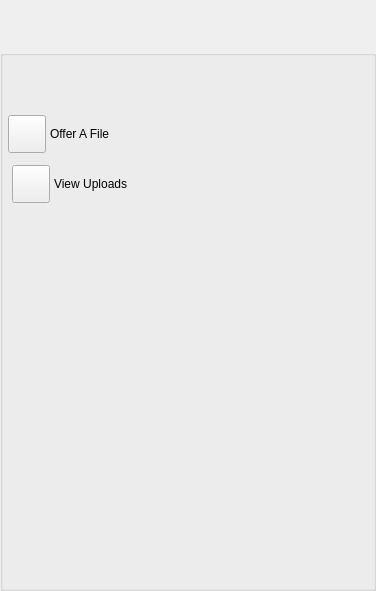
<?xml version="1.0" encoding="UTF-8"?>
<ui version="4.0">
 <class>AppletPeerReplyFileOfferUi</class>
 <widget class="QWidget" name="AppletPeerReplyFileOfferUi">
  <property name="geometry">
   <rect>
    <x>0</x>
    <y>0</y>
    <width>376</width>
    <height>591</height>
   </rect>
  </property>
  <property name="sizePolicy">
   <sizepolicy hsizetype="Preferred" vsizetype="Expanding">
    <horstretch>0</horstretch>
    <verstretch>0</verstretch>
   </sizepolicy>
  </property>
  <property name="windowTitle">
   <string>Offer Session</string>
  </property>
  <property name="styleSheet">
   <string notr="true">
QPushButton#CancelButton
{
color: white;
font: bold 14px;
border-width: 10;
border-image: url(:/MyP2PWeb/Resources/button_green_normal.png) 10;
padding: -10;
}
QPushButton#CancelButton:pressed
{
border-width: 10;
border-image: url(:/MyP2PWeb/Resources/button_green_pressed.png) 10;
padding: -10;
}
QPushButton#SendFileButton
{
color: white;
font: bold 14px;
border-width: 10;
border-image: url(:/MyP2PWeb/Resources/button_green_normal.png) 10;
padding: -10;
}
QPushButton#SendFileButton:pressed
{
border-width: 10;
border-image: url(:/MyP2PWeb/Resources/button_green_pressed.png) 10;
padding: -10;
}
QLabel#PermissionLabel
{
font: bold 14px;
}
</string>
  </property>
  <layout class="QVBoxLayout" name="verticalLayout">
   <property name="spacing">
    <number>0</number>
   </property>
   <property name="leftMargin">
    <number>0</number>
   </property>
   <property name="topMargin">
    <number>0</number>
   </property>
   <property name="rightMargin">
    <number>0</number>
   </property>
   <property name="bottomMargin">
    <number>0</number>
   </property>
   <item>
    <widget class="TitleBarWidget" name="m_TitleBarWidget" native="true">
     <property name="sizePolicy">
      <sizepolicy hsizetype="Preferred" vsizetype="Fixed">
       <horstretch>0</horstretch>
       <verstretch>0</verstretch>
      </sizepolicy>
     </property>
     <property name="minimumSize">
      <size>
       <width>0</width>
       <height>50</height>
      </size>
     </property>
     <property name="maximumSize">
      <size>
       <width>16777215</width>
       <height>50</height>
      </size>
     </property>
    </widget>
   </item>
   <item>
    <widget class="QGroupBox" name="StyledDlgItemsBox">
     <property name="sizePolicy">
      <sizepolicy hsizetype="Preferred" vsizetype="Preferred">
       <horstretch>0</horstretch>
       <verstretch>0</verstretch>
      </sizepolicy>
     </property>
     <property name="minimumSize">
      <size>
       <width>0</width>
       <height>0</height>
      </size>
     </property>
     <property name="title">
      <string/>
     </property>
     <layout class="QVBoxLayout" name="verticalLayout_2">
      <property name="spacing">
       <number>4</number>
      </property>
      <property name="leftMargin">
       <number>5</number>
      </property>
      <property name="topMargin">
       <number>5</number>
      </property>
      <property name="rightMargin">
       <number>5</number>
      </property>
      <property name="bottomMargin">
       <number>5</number>
      </property>
      <item>
       <widget class="IdentWidget" name="m_FriendIdentWidget" native="true">
        <property name="sizePolicy">
         <sizepolicy hsizetype="Preferred" vsizetype="Fixed">
          <horstretch>0</horstretch>
          <verstretch>0</verstretch>
         </sizepolicy>
        </property>
        <property name="minimumSize">
         <size>
          <width>0</width>
          <height>50</height>
         </size>
        </property>
        <property name="maximumSize">
         <size>
          <width>16777215</width>
          <height>50</height>
         </size>
        </property>
       </widget>
      </item>
      <item>
       <layout class="QHBoxLayout" name="horizontalLayout">
        <item>
         <widget class="VxPushButton" name="m_PermissionButton">
          <property name="minimumSize">
           <size>
            <width>38</width>
            <height>38</height>
           </size>
          </property>
          <property name="maximumSize">
           <size>
            <width>38</width>
            <height>38</height>
           </size>
          </property>
          <property name="text">
           <string/>
          </property>
          <property name="iconSize">
           <size>
            <width>48</width>
            <height>48</height>
           </size>
          </property>
         </widget>
        </item>
        <item>
         <widget class="QLabel" name="m_PermissionLabel">
          <property name="text">
           <string>Offer A File</string>
          </property>
         </widget>
        </item>
       </layout>
      </item>
      <item>
       <widget class="FileXferWidget" name="widget" native="true"/>
      </item>
      <item>
       <widget class="QFrame" name="m_BrowseForFileFrame">
        <property name="sizePolicy">
         <sizepolicy hsizetype="Preferred" vsizetype="Fixed">
          <horstretch>0</horstretch>
          <verstretch>0</verstretch>
         </sizepolicy>
        </property>
        <property name="minimumSize">
         <size>
          <width>0</width>
          <height>46</height>
         </size>
        </property>
        <property name="maximumSize">
         <size>
          <width>16777215</width>
          <height>46</height>
         </size>
        </property>
        <property name="styleSheet">
         <string notr="true"/>
        </property>
        <layout class="QHBoxLayout" name="horizontalLayout_4">
         <property name="spacing">
          <number>4</number>
         </property>
         <property name="leftMargin">
          <number>4</number>
         </property>
         <property name="topMargin">
          <number>2</number>
         </property>
         <property name="rightMargin">
          <number>4</number>
         </property>
         <property name="bottomMargin">
          <number>2</number>
         </property>
         <item>
          <widget class="VxPushButton" name="m_ViewUploadsButton">
           <property name="minimumSize">
            <size>
             <width>38</width>
             <height>38</height>
            </size>
           </property>
           <property name="maximumSize">
            <size>
             <width>38</width>
             <height>38</height>
            </size>
           </property>
           <property name="text">
            <string/>
           </property>
           <property name="iconSize">
            <size>
             <width>38</width>
             <height>38</height>
            </size>
           </property>
          </widget>
         </item>
         <item>
          <widget class="QLabel" name="m_ViewUploadsLabel">
           <property name="text">
            <string>View Uploads</string>
           </property>
          </widget>
         </item>
        </layout>
       </widget>
      </item>
      <item>
       <spacer name="verticalSpacer">
        <property name="orientation">
         <enum>Qt::Vertical</enum>
        </property>
        <property name="sizeHint" stdset="0">
         <size>
          <width>20</width>
          <height>40</height>
         </size>
        </property>
       </spacer>
      </item>
     </layout>
    </widget>
   </item>
   <item>
    <widget class="BottomBarWidget" name="m_BottomBarWidget" native="true">
     <property name="sizePolicy">
      <sizepolicy hsizetype="Expanding" vsizetype="Minimum">
       <horstretch>0</horstretch>
       <verstretch>0</verstretch>
      </sizepolicy>
     </property>
     <property name="minimumSize">
      <size>
       <width>30</width>
       <height>0</height>
      </size>
     </property>
     <property name="autoFillBackground">
      <bool>true</bool>
     </property>
    </widget>
   </item>
  </layout>
 </widget>
 <customwidgets>
  <customwidget>
   <class>TitleBarWidget</class>
   <extends>QWidget</extends>
   <header>TitleBarWidget.h</header>
   <container>1</container>
  </customwidget>
  <customwidget>
   <class>BottomBarWidget</class>
   <extends>QWidget</extends>
   <header location="global">BottomBarWidget.h</header>
   <container>1</container>
  </customwidget>
  <customwidget>
   <class>VxPushButton</class>
   <extends>QPushButton</extends>
   <header>VxPushButton.h</header>
  </customwidget>
  <customwidget>
   <class>IdentWidget</class>
   <extends>QWidget</extends>
   <header location="global">IdentWidget.h</header>
   <container>1</container>
  </customwidget>
  <customwidget>
   <class>FileXferWidget</class>
   <extends>QWidget</extends>
   <header>FileXferWidget.h</header>
   <container>1</container>
  </customwidget>
 </customwidgets>
 <resources/>
 <connections/>
</ui>
